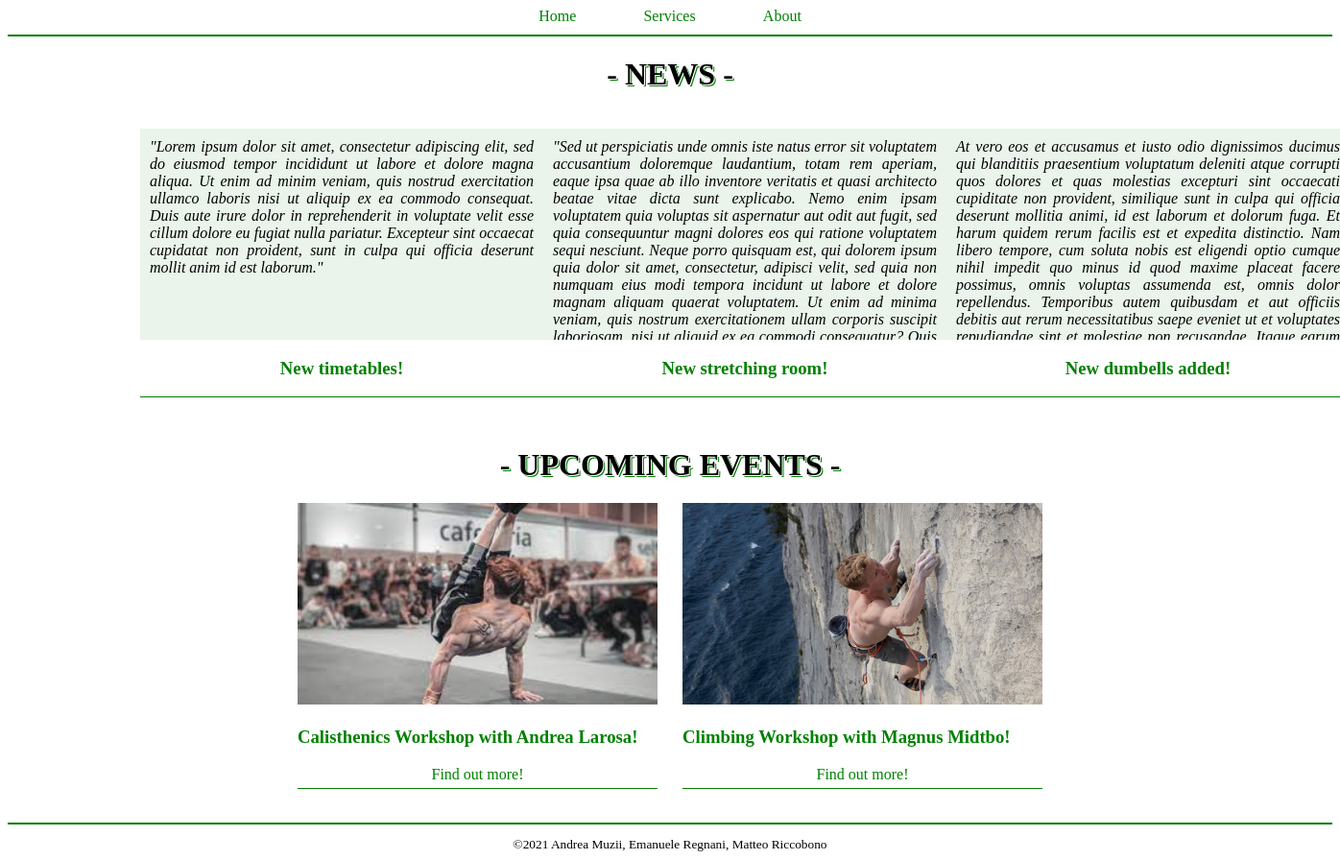
The page / on the database its author committed.
### articles/models.py (models this page shows, shortened)
class Article(models.Model):
    title = models.CharField(max_length=100)
    text = models.TextField(blank=True, default='')
    published = models.BooleanField(default=True, blank=True)

class Event(models.Model):
    picture = models.ImageField(null=True, blank=True, default=None)
    name = models.CharField(max_length=100)
    published = models.BooleanField(default=True, blank=True)

### articles/views.py (the view)
# urls.py: path('', main),
def main(request):
    arts = Article.objects.all()
    evs = Event.objects.all()
    pics = Gallery_Picture.objects.all()
    context = {
        'articles': arts,
        'events': evs,
        'pictures': pics
    }
    return render(request, 'articles/main.html', context)

### articles/templates/articles/main.html
{% extends 'articles/base.html' %}
{% block content %}
<h1 id='news'>- NEWS -</h1>
<section id='articles'>
    {% for article in articles %}
        {% if article.published %}
        <div id='article'>
            <p>{{article.text}}</p>
            <a><h3>{{article.title}}</h3></a>
        </div>
        {% endif %}
    {% endfor %}
</section>
<h1>- UPCOMING EVENTS -</h1>
<section id='events'>
    {% for event in events %}
        {% if event.published %}
        <div>
            {% if event.picture %}
                <img src='{{ event.picture.url }}' width='375px' height='210px'>
            {% else %}
                <img src='../../multimedia/placeholder.png' width='375px' height='210px'>
            {% endif %}
            <h3>{{ event.name }}</h3>
            <a href=''>Find out more!</a>
        </div>
        {% endif %}
    {% endfor %}
</section>
{% endblock %}

### articles/templates/articles/base.html (shortened to what this page needs)
<!DOCTYPE html>
<html lang="en">
<head>
    <link rel="stylesheet" href="/static/articles/style.css">
</head>
<body>
    <div id='nav_bar'>
        <div id='nav'>
            <div>
                <a href='./home'>Home</a>
            </div>
            <div>
                <a href='./services'>Services</a>
            </div>
            <div>
                <a href='./about'>About</a>
            </div>
        </div>
    </div>
    {% block content %}
    {% endblock %}
    <footer id='footer'>
        <small>©2021 Andrea Muzii, Emanuele Regnani, Matteo Riccobono</small>
    </footer>
</body>
</html>

### articles/static/articles/style.css (style rules this page uses)
#nav_bar { border-bottom: 2px solid green; }
#nav { display: flex; justify-content: space-evenly; margin-inline: 35%; padding-bottom: 10px; }
#nav a { text-decoration: none; color: green; }
#news { padding-top: 0px; }
footer { display: flex; justify-content: center; }
h1 { display:flex; justify-content: center; color:black; font-weight: bolder; text-shadow: 1px 1px white, 2px 2px green; }
#events { display:flex; align-items:center; justify-content: space-evenly; margin-inline: 20%; padding-bottom: 35px; }
h3 { color:green; }
#events a { display:flex; justify-content: space-evenly; align-items: center; text-decoration: none; color:green; padding-bottom: 5px; border-bottom: 1px solid green; }
#articles { display: flex; justify-content: space-evenly; margin-inline: 10%; padding-bottom: 30px; }
#article>a { text-align: center; text-decoration: none; color: green; }
#article { text-align:justify; border-bottom: 1px solid green; }
#article>p { width: 400px; height: 200px; overflow:scroll; background-color: rgba(0, 121, 0, 0.082); font-style: italic; padding-block: 10px; padding-inline: 10px; }
#footer { padding-top: 13px; border-top: 2px solid green; }

### rows shown on the page
Article: text "\"Lorem ipsum dolor sit amet, consectetur adipiscing elit, sed do eiusmod tempor incididunt ut labore et dolore magna aliqua. Ut enim ad minim veniam, quis nostrud exercitation ullamco laboris nisi ut aliquip ex ea commodo consequat. Duis aute irure dolor in reprehenderit in voluptate velit esse cillum dolore eu fugiat nulla pariatur. Excepteur sint occaecat cupidatat non proident, sunt in culpa qui officia deserunt mollit anim id est laborum.\"", title "New timetables!"
Article: text "\"Sed ut perspiciatis unde omnis iste natus error sit voluptatem accusantium doloremque laudantium, totam rem aperiam, eaque ipsa quae ab illo inventore veritatis et quasi architecto beatae vitae dicta sunt explicabo. Nemo enim ipsam voluptatem quia voluptas sit aspernatur aut odit aut fugit, sed quia consequuntur magni dolores eos qui ratione voluptatem sequi nesciunt. Neque porro quisquam est, qui dolorem ipsum quia dolor sit amet, consectetur, adipisci velit, sed quia non numquam eius modi tempora incidunt ut labore et dolore magnam aliquam quaerat voluptatem. Ut enim ad minima veniam, quis nostrum exercitationem ullam corporis suscipit…", title "New stretching room!"
Article: text "At vero eos et accusamus et iusto odio dignissimos ducimus qui blanditiis praesentium voluptatum deleniti atque corrupti quos dolores et quas molestias excepturi sint occaecati cupiditate non provident, similique sunt in culpa qui officia deserunt mollitia animi, id est laborum et dolorum fuga. Et harum quidem rerum facilis est et expedita distinctio. Nam libero tempore, cum soluta nobis est eligendi optio cumque nihil impedit quo minus id quod maxime placeat facere possimus, omnis voluptas assumenda est, omnis dolor repellendus. Temporibus autem quibusdam et aut officiis debitis aut rerum necessitatibus saepe eveniet ut et voluptates…", title "New dumbells added!"
Event: picture (picture), name "Calisthenics Workshop with Andrea Larosa!"
Event: picture (picture), name "Climbing Workshop with Magnus Midtbo!"
